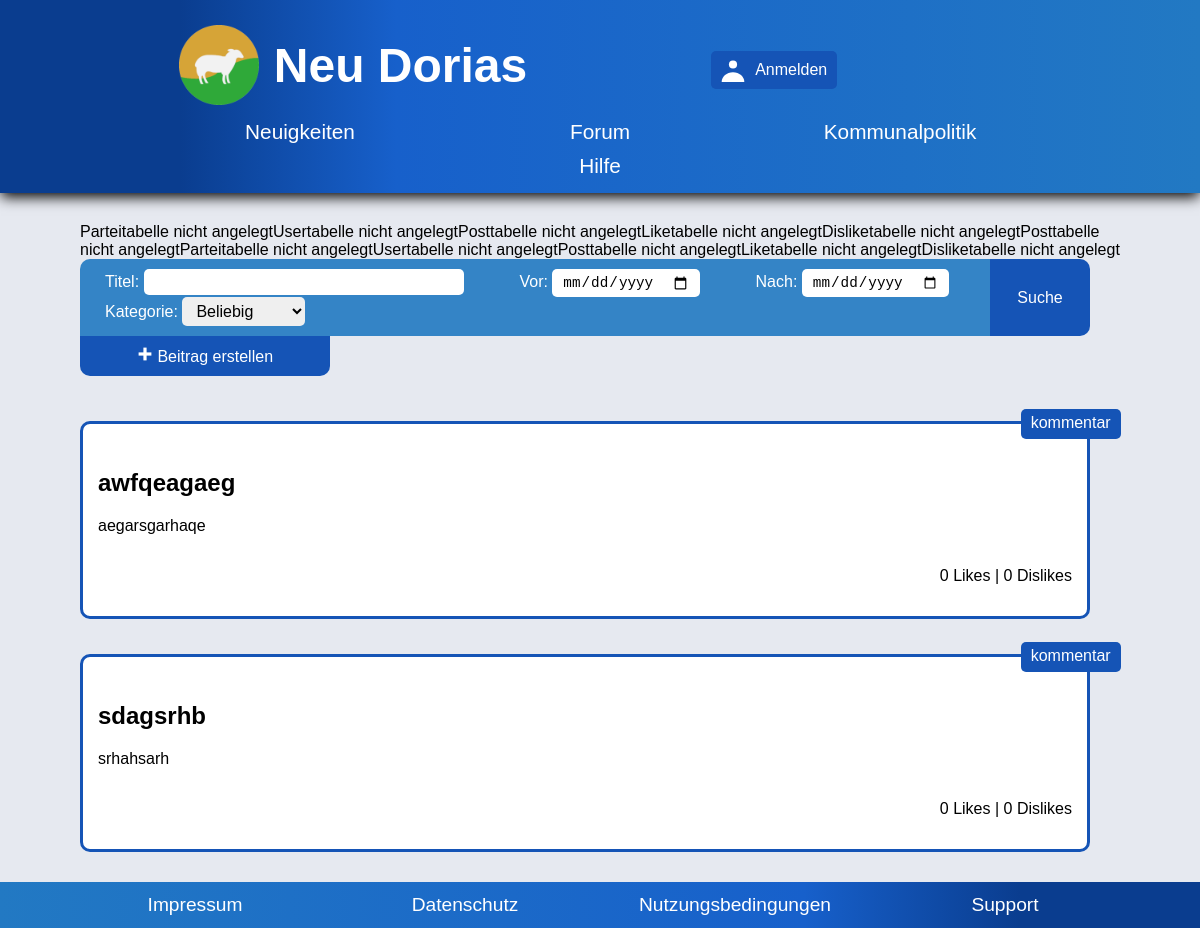
Page /sites/forum/overview/forumOverview.php on the earlier database version.
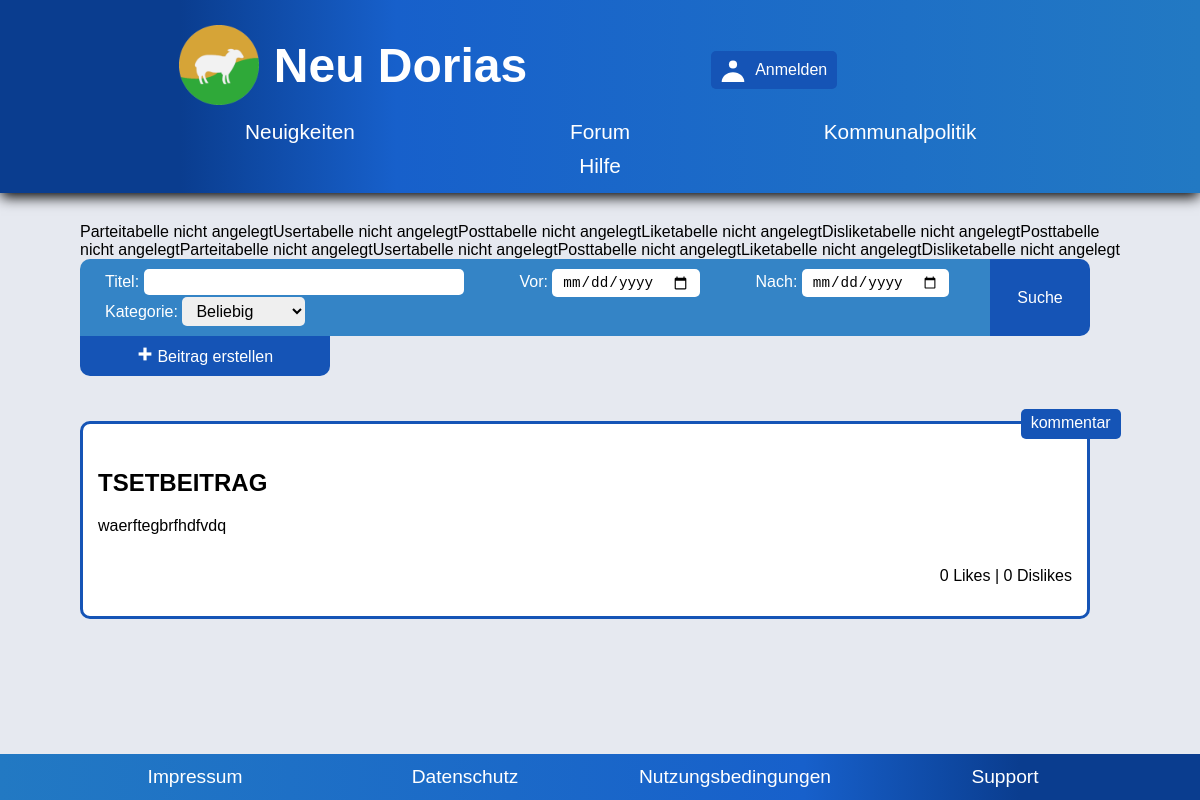
Same page on the later database version.
### tables this page shows
CREATE TABLE Post (
    		uuid VARCHAR(255) PRIMARY KEY,
    		title VARCHAR,
    		text VARCHAR,
    		date DATE DEFAULT CURRENT_DATE,
    		author VARCHAR,
    		category VARCHAR,
    		CONSTRAINT FK_User FOREIGN KEY (author) REFERENCES User(uuid)
		);

### sites/forum/DBPostDAO.php (called while the page is built, shortened)
<?php
include_once "../../SQLHelper.php";
class DBPostDAO implements PostDAO {
	private $db;
	public function __construct() {
		$user = 'root';
		$pw = null;
		$dsn = 'sqlite:..\..\kompol.db';
		$helper = new SQLHelper();
		$this->db = new PDO($dsn, $user, $pw);
	}
	function getPosts() {
		try {
			$sql = "SELECT * FROM Post";
			return $this->db->query($sql)->fetchAll();
		} catch (Exception $ex) {
			echo "Fehler :" . $ex->getMessage();
			return [];
		}
	}
}

### sites/forum/overview/ForumOverviewController.php (called while the page is built, shortened)
<?php
include_once "../DBPostDAO.php";
$postDAO = new DBPostDAO();
$postList = $postDAO->getPosts();
$postList = array_slice($postList, 0, 20);
?>

### sites/forum/overview/forumOverview.php (the view, shortened to what this page needs)
<!DOCTYPE html>
<html lang="de">
<head>
  <link rel="stylesheet" type="text/css" href="../../main.css">
  <link rel="stylesheet" type="text/css" href="forumOverview.css">
</head>
  <body>
    <?php
    include "../../components/header/header.php"
    ?>
    <main>
      <?php
      include "ForumOverviewController.php"
      ?>
      <section>
        <form action="?search=1" method="get">
          <div class="formOptions">
            <label class="userInput">
              Titel:
              <input type="text" name="name" value="<?php echo isset($_GET["name"])? $_GET["name"] : ""?>">
            </label>
            <label class="userInput">
              Vor:
              <input type="date" name="vor" value="<?php echo isset($_GET["vor"])? $_GET["vor"] : ""?>">
            </label>
            <label class="userInput">
              Nach:
              <input type="date" name="nach" value="<?php echo isset($_GET["nach"])? $_GET["nach"] : ""?>">
            </label>
            <label class="userInput">
              Kategorie:
              <select name="kategorie">
                <option value="" <?php echo $_GET["kategorie"] === "" ? "selected": "" ?>>Beliebig</option>
              </select>
            </label>
          </div>
          <input type="submit" value="Suche">
        </form>
        <a href="../postCreation/postCreation.php">
          <img src="plusSign.svg" alt="plus sign" width="16" height="16">
          Beitrag erstellen
        </a>
      </section>
      <?php if(isset($postList)): ?>
        <?php foreach($postList as $post): ?>
          <article>
            <div class="post">
              <p class="category"><?php echo isset($post["category"])? $post["category"] : "Kommentar"; ?></p>
              <div class="postContent">
                <a href="../postView/postView.php?id=<?php echo isset($post["uuid"])? $post["uuid"] : ""; ?>">
                  <h2><?php echo isset($post["title"])? $post["title"] : "Nicht vorhanden"; ?></h2>
                </a>
                <p><?php
                    $text = isset($post["text"])? $post["text"] : "Der Text konnte aufgrund technischer Probleme nicht geladen werden.";
                    echo $text; ?></p>
              </div>
              <p><?php echo isset($post["likes"])? count($post["likes"]) : 0; ?> Likes | <?php echo isset($post["dislikes"])? count($post["dislikes"]) : 0; ?> Dislikes</p>
            </div>
          </article>
        <?php endforeach; ?>
      <?php else: ?>
        <h2>Keine Forumsbeiträge vorhanden</h2>
      <?php endif ?>
    </main>
    <?php
    include "../../components/footer/footer.php"
    ?>
  </body>
</html>

### sites/components/header/header.php (shortened to what this page needs)
<?php
if (!isset($projectPath)) $projectPath = "../../../";
?>
<header>
    <div class="header">
        <div class="cityName">
            <a href="<?php echo $projectPath ?>sites/news/overview/newsOverview.php">
                <img width="80" height="80" src = "<?php echo $projectPath ?>sites/components/header/neuDoriasLogo.png" alt = "Wappen von XXX">
                <h1>Neu Dorias</h1>
            </a>
        </div>
        <div class="authentication">
            <?php if(isset($_SESSION["userId"])): ?>
            <form action="?logout=true" method="post">
              <input type="submit" id="logoutButton" value="Abmelden">
            </form>
            <a href="../../user/editProfile/editProfile.php">
                <img width="24" height="24" src="<?php echo $projectPath ?>sites/components/header/login.svg" alt = "Anmeldungs-Icon">
                <p>Nutzer bearbeiten</p>
            </a>
            <?php else: ?>
            <a href="../../user/login/login.php">
                <img width="24" height="24" src="<?php echo $projectPath ?>sites/components/header/login.svg" alt = "Anmeldungs-Icon">
                <p>Anmelden</p>
            </a>
            <?php endif; ?>
        </div>
        <nav>
            <a href="<?php echo $projectPath ?>sites/news/overview/newsOverview.php"> Neuigkeiten </a>
            <a href="<?php echo $projectPath ?>sites/forum/overview/forumOverview.php"> Forum </a>
            <a href="<?php echo $projectPath ?>sites/politics/overview/politicsOverview.php"> Kommunalpolitik </a>
            <a href="<?php echo $projectPath ?>sites/other/tutorial/tutorial.php"> Hilfe </a>
        </nav>
    </div>
</header>

### sites/SQLHelper.php (shortened to what this page needs)
<?php
class SQLHelper {
	private $db;
	function __construct() {
		$user = 'root';
		$pw = null;
		$dsn = 'sqlite:..\..\kompol.db';
		$this->db = new PDO($dsn, $user, $pw);
		$this->createCommentTable();
	}
	function createUserTable(){
		$this->createPartyTable();
		$sql = "CREATE TABLE IF NOT EXISTS User (
    		uuid VARCHAR(255) PRIMARY KEY,
    		email VARCHAR(255) UNIQUE,
    		password VARCHAR,
    		avatar VARCHAR,
    		firstName VARCHAR(255),
    		lastName VARCHAR(255),
    		party VARCHAR(255),
    		registrationCode VARCHAR(255),
    		FOREIGN KEY (party) REFERENCES Party(name)
		)";
		if ($this->db->exec($sql)) {
			echo "Usertabelle angelegt";
		} else {
			echo "Usertabelle nicht angelegt";
		}
	}
	function createPartyTable(){
		$sql = "CREATE TABLE IF NOT EXISTS Party (
    		name VARCHAR(255) PRIMARY KEY,
    		text VARCHAR,
    		textPreview VARCHAR,
    		logo VARCHAR
		)";
		if ($this->db->exec($sql)) {
			echo "Parteitabelle angelegt";
		} else {
			echo "Parteitabelle nicht angelegt";
		}
	}
	function createPostTable(){
		$this->createUserTable();
		$sql = "CREATE TABLE IF NOT EXISTS Post (
    		uuid VARCHAR(255) PRIMARY KEY,
    		title VARCHAR,
    		text VARCHAR,
    		date DATE DEFAULT CURRENT_DATE,
    		author VARCHAR,
    		category VARCHAR,
    		CONSTRAINT FK_User FOREIGN KEY (author) REFERENCES User(uuid)
		)";
		if ($this->db->exec($sql)) {
			echo "Posttabelle angelegt";
		} else {
			echo "Posttabelle nicht angelegt";
		}
		$this->createLikeTable();
		$this->createDislikeTable();
	}
	function createCommentTable(){
		$this->createPostTable();
		$sql = "CREATE TABLE IF NOT EXISTS Comment (
    		uuid VARCHAR(255) PRIMARY KEY,
    		answerTo VARCHAR,
    		text VARCHAR,
    		date DATE DEFAULT CURRENT_DATE,
    		author VARCHAR,
    		CONSTRAINT FK_User FOREIGN KEY (author) REFERENCES User(uuid)
		)";
		if ($this->db->exec($sql)) {
			echo "Posttabelle angelegt";
		} else {
			echo "Posttabelle nicht angelegt";
		}
	}
	function createLikeTable(){
		$sql = "CREATE TABLE IF NOT EXISTS Like (
    		uuid VARCHAR(255),
    		user VARCHAR(255),
    		CONSTRAINT PK_Like PRIMARY KEY (uuid,user),
    		CONSTRAINT PK_LikeUser FOREIGN KEY (user) REFERENCES User(uuid)
		)";
		if ($this->db->exec($sql)) {
			echo "Liketabelle angelegt";
		} else {
			echo "Liketabelle nicht angelegt";
		}
	}
	function createDislikeTable(){
		$sql = "CREATE TABLE IF NOT EXISTS Dislike (
    		uuid VARCHAR(255),
    		user VARCHAR(255),
    		CONSTRAINT PK_Dislike PRIMARY KEY (uuid,user),
    		CONSTRAINT PK_LikeUser FOREIGN KEY (user) REFERENCES User(uuid)
		)";
		if ($this->db->exec($sql)) {
			echo "Disliketabelle angelegt";
		} else {
			echo "Disliketabelle nicht angelegt";
		}
	}
	function closeConnection() {
		$this->db = null;
	}
}

### sites/components/footer/footer.php (shortened to what this page needs)
<footer>
  <nav>
    <a href="<?php echo $projectPath ?>sites/footer/imprint/imprint.php"> Impressum </a>
    <a href="<?php echo $projectPath ?>sites/footer/privacyPolicy/privacyPolicy.php"> Datenschutz </a>
    <a href="<?php echo $projectPath ?>sites/footer/termsOfUse/termsOfUse.php"> Nutzungsbedingungen </a>
    <a href="<?php echo $projectPath ?>sites/other/support/support.php"> Support </a>
  </nav>
</footer>

### sites/main.css (style rules this page uses)
html, body { display: flex; margin: 0; min-height: 100vh; width: 100%; min-width: 350px; font-family: Verdana, sans-serif; }
body { flex-direction: column; display: flex; height: 100%; min-height: 100vh; background-color: #e6e9f0; }
header { background: rgb(10,61,143); background: linear-gradient(90deg, rgba(10,61,143,1) 15%, rgba(23,96,203,1) 33%, rgba(34,121,195,1) 100%); box-shadow: 0px 5px 13px -1px #000000; padding: 0; }
header .header { display: flex; flex-direction: row; flex-wrap: wrap; justify-content: space-around; padding: 20px 20px; }
header .cityName { justify-content: left; width: 250px; }
header .cityName a { display: flex; flex-direction: row; align-items: center; }
header .cityName a h1 { margin: 0 0 0 15px; font-size: 2em; }
header p,h1,a { color: #FFF; text-decoration: none; }
header .authentication { padding: 10px 70px; align-items: center; width: 30%; min-width: 200px; justify-content: center; }
header .authentication a { padding: 7px 10px; display: flex; background-color: #1554b6; border-radius: 5px; flex-direction: row; justify-content: center; align-items: center; }
header .authentication a p { margin: 0px 0px 0px 10px; text-align: center; line-height: 1em; height: 1em; }
header nav,.authentication { display: none; flex-direction: row; justify-content: center; align-items: stretch; }
header nav { flex-wrap: wrap; }
header nav a { padding: 5px 0px; width: 16%; min-width: 300px; text-align: center; font-size: 1.3em; }
#menu-toggle ~ nav a { height: 0; margin: 0; padding: 0; border: 0; }
#menu-toggle ~ .authentication * { display: none; }
#menu-toggle:not(:checked) ~ .authentication { padding: 0 70px; }
#menu-toggle:checked ~ nav,.authentication { display: flex; }
.header nav > a { display: flex; justify-content: center; margin: 0; padding: 0.5em 0; width: 100%; color: white; }
main { flex: auto; padding: 30px; }
main h1, h2, h3, p { color: #000; overflow-wrap: break-word; }
main a { color: blue; text-decoration: underline; }
footer { background: rgb(10,61,143); background: linear-gradient(270deg, rgba(10,61,143,1) 15%, rgba(23,96,203,1) 33%, rgba(34,121,195,1) 100%); padding: 10px; bottom: 2vh; }
footer nav { display: flex; flex-wrap: wrap; flex-direction: row; justify-content: center; align-items: stretch; }
footer nav a { padding: 2px 10px; width: 16%; min-width: 250px; font-size: 1.2em; text-align: center; }
@media screen and (min-width: 650px) { header .cityName { width: auto; padding-bottom: 10px; } }
@media screen and (min-width: 650px) { header .cityName a h1 { margin: 0 0 0 15px; font-size: 3em; } }
@media screen and (min-width: 650px) { header .header { padding: 25px 10px 10px 10px; justify-content: center; } }
@media screen and (min-width: 650px) { header .authentication { display: flex; } }
@media screen and (min-width: 650px) { #menu-toggle ~ .authentication * { display: flex; } }
@media screen and (min-width: 650px) { header nav { display: flex; flex-direction: row; } }
@media screen and (min-width: 650px) { #menu-toggle ~ nav a { height: auto; margin: 0px; width: auto; padding: 5px 0px; } }
@media screen and (min-width: 650px) { main { padding: 30px 80px 30px 80px; } }

Differences in the rows shown:
removed post: category "kommentar", title "awfqeagaeg", text "aegarsgarhaqe"
removed post: category "kommentar", title "sdagsrhb", text "srhahsarh"
added post: category "kommentar", title "TSETBEITRAG", text "waerftegbrfhdfvdq"
